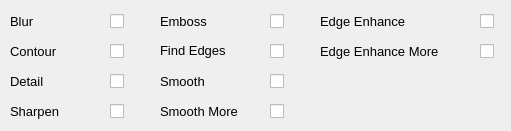
     <widget class="QWidget" name="tab_1">
      <attribute name="title">
       <string>Filters</string>
      </attribute>
      <attribute name="toolTip">
       <string>&lt;html&gt;&lt;head/&gt;&lt;body&gt;&lt;p&gt;&lt;span style=&quot; font-size:9pt;&quot;&gt;Select filters for images.&lt;/span&gt;&lt;/p&gt;&lt;/body&gt;&lt;/html&gt;</string>
      </attribute>
      <widget class="QLabel" name="label_6">
       <property name="geometry">
        <rect>
         <x>10</x>
         <y>10</y>
         <width>71</width>
         <height>22</height>
        </rect>
       </property>
       <property name="font">
        <font>
         <family>Segoe UI</family>
         <pointsize>10</pointsize>
        </font>
       </property>
       <property name="styleSheet">
        <string notr="true"/>
       </property>
       <property name="text">
        <string>Blur</string>
       </property>
      </widget>
      <widget class="QLabel" name="label_7">
       <property name="geometry">
        <rect>
         <x>10</x>
         <y>40</y>
         <width>71</width>
         <height>22</height>
        </rect>
       </property>
       <property name="font">
        <font>
         <family>Segoe UI</family>
         <pointsize>10</pointsize>
        </font>
       </property>
       <property name="styleSheet">
        <string notr="true"/>
       </property>
       <property name="text">
        <string>Contour</string>
       </property>
      </widget>
      <widget class="QLabel" name="label_8">
       <property name="geometry">
        <rect>
         <x>10</x>
         <y>70</y>
         <width>71</width>
         <height>22</height>
        </rect>
       </property>
       <property name="font">
        <font>
         <family>Segoe UI</family>
         <pointsize>10</pointsize>
        </font>
       </property>
       <property name="styleSheet">
        <string notr="true"/>
       </property>
       <property name="text">
        <string>Detail</string>
       </property>
      </widget>
      <widget class="QLabel" name="label_9">
       <property name="geometry">
        <rect>
         <x>10</x>
         <y>100</y>
         <width>71</width>
         <height>22</height>
        </rect>
       </property>
       <property name="font">
        <font>
         <family>Segoe UI</family>
         <pointsize>10</pointsize>
        </font>
       </property>
       <property name="styleSheet">
        <string notr="true"/>
       </property>
       <property name="text">
        <string>Sharpen</string>
       </property>
      </widget>
      <widget class="QLabel" name="label_10">
       <property name="geometry">
        <rect>
         <x>320</x>
         <y>10</y>
         <width>141</width>
         <height>22</height>
        </rect>
       </property>
       <property name="font">
        <font>
         <family>Segoe UI</family>
         <pointsize>10</pointsize>
        </font>
       </property>
       <property name="styleSheet">
        <string notr="true"/>
       </property>
       <property name="text">
        <string>Edge Enhance</string>
       </property>
      </widget>
      <widget class="QLabel" name="label_11">
       <property name="geometry">
        <rect>
         <x>320</x>
         <y>40</y>
         <width>141</width>
         <height>22</height>
        </rect>
       </property>
       <property name="font">
        <font>
         <family>Segoe UI</family>
         <pointsize>10</pointsize>
        </font>
       </property>
       <property name="styleSheet">
        <string notr="true"/>
       </property>
       <property name="text">
        <string>Edge Enhance More</string>
       </property>
      </widget>
      <widget class="QLabel" name="label_12">
       <property name="geometry">
        <rect>
         <x>160</x>
         <y>10</y>
         <width>91</width>
         <height>22</height>
        </rect>
       </property>
       <property name="font">
        <font>
         <family>Segoe UI</family>
         <pointsize>10</pointsize>
        </font>
       </property>
       <property name="styleSheet">
        <string notr="true"/>
       </property>
       <property name="text">
        <string>Emboss</string>
       </property>
      </widget>
      <widget class="QLabel" name="label_13">
       <property name="geometry">
        <rect>
         <x>160</x>
         <y>70</y>
         <width>91</width>
         <height>22</height>
        </rect>
       </property>
       <property name="font">
        <font>
         <family>Segoe UI</family>
         <pointsize>10</pointsize>
        </font>
       </property>
       <property name="styleSheet">
        <string notr="true"/>
       </property>
       <property name="text">
        <string>Smooth</string>
       </property>
      </widget>
      <widget class="QLabel" name="label_14">
       <property name="geometry">
        <rect>
         <x>160</x>
         <y>40</y>
         <width>91</width>
         <height>21</height>
        </rect>
       </property>
       <property name="font">
        <font>
         <family>Segoe UI</family>
         <pointsize>10</pointsize>
        </font>
       </property>
       <property name="styleSheet">
        <string notr="true"/>
       </property>
       <property name="text">
        <string>Find Edges</string>
       </property>
      </widget>
      <widget class="QLabel" name="label_15">
       <property name="geometry">
        <rect>
         <x>160</x>
         <y>100</y>
         <width>91</width>
         <height>22</height>
        </rect>
       </property>
       <property name="font">
        <font>
         <family>Segoe UI</family>
         <pointsize>10</pointsize>
        </font>
       </property>
       <property name="styleSheet">
        <string notr="true"/>
       </property>
       <property name="text">
        <string>Smooth More</string>
       </property>
      </widget>
      <widget class="QCheckBox" name="check_blur">
       <property name="geometry">
        <rect>
         <x>110</x>
         <y>10</y>
         <width>22</width>
         <height>22</height>
        </rect>
       </property>
       <property name="cursor">
        <cursorShape>PointingHandCursor</cursorShape>
       </property>
       <property name="text">
        <string/>
       </property>
      </widget>
      <widget class="QCheckBox" name="check_contour">
       <property name="geometry">
        <rect>
         <x>110</x>
         <y>40</y>
         <width>22</width>
         <height>22</height>
        </rect>
       </property>
       <property name="cursor">
        <cursorShape>PointingHandCursor</cursorShape>
       </property>
       <property name="text">
        <string/>
       </property>
      </widget>
      <widget class="QCheckBox" name="check_detail">
       <property name="geometry">
        <rect>
         <x>110</x>
         <y>70</y>
         <width>22</width>
         <height>22</height>
        </rect>
       </property>
       <property name="cursor">
        <cursorShape>PointingHandCursor</cursorShape>
       </property>
       <property name="text">
        <string/>
       </property>
      </widget>
      <widget class="QCheckBox" name="check_sharpen">
       <property name="geometry">
        <rect>
         <x>110</x>
         <y>100</y>
         <width>22</width>
         <height>22</height>
        </rect>
       </property>
       <property name="cursor">
        <cursorShape>PointingHandCursor</cursorShape>
       </property>
       <property name="text">
        <string/>
       </property>
      </widget>
      <widget class="QCheckBox" name="check_emboss">
       <property name="geometry">
        <rect>
         <x>270</x>
         <y>10</y>
         <width>22</width>
         <height>22</height>
        </rect>
       </property>
       <property name="cursor">
        <cursorShape>PointingHandCursor</cursorShape>
       </property>
       <property name="text">
        <string/>
       </property>
      </widget>
      <widget class="QCheckBox" name="check_find_edges">
       <property name="geometry">
        <rect>
         <x>270</x>
         <y>40</y>
         <width>22</width>
         <height>22</height>
        </rect>
       </property>
       <property name="cursor">
        <cursorShape>PointingHandCursor</cursorShape>
       </property>
       <property name="text">
        <string/>
       </property>
      </widget>
      <widget class="QCheckBox" name="check_smooth">
       <property name="geometry">
        <rect>
         <x>270</x>
         <y>70</y>
         <width>22</width>
         <height>22</height>
        </rect>
       </property>
       <property name="cursor">
        <cursorShape>PointingHandCursor</cursorShape>
       </property>
       <property name="text">
        <string/>
       </property>
      </widget>
      <widget class="QCheckBox" name="check_smooth_more">
       <property name="geometry">
        <rect>
         <x>270</x>
         <y>100</y>
         <width>22</width>
         <height>22</height>
        </rect>
       </property>
       <property name="cursor">
        <cursorShape>PointingHandCursor</cursorShape>
       </property>
       <property name="text">
        <string/>
       </property>
      </widget>
      <widget class="QCheckBox" name="check_edge_enhance">
       <property name="geometry">
        <rect>
         <x>480</x>
         <y>10</y>
         <width>22</width>
         <height>22</height>
        </rect>
       </property>
       <property name="cursor">
        <cursorShape>PointingHandCursor</cursorShape>
       </property>
       <property name="text">
        <string/>
       </property>
      </widget>
      <widget class="QCheckBox" name="check_edge_enhance_more">
       <property name="geometry">
        <rect>
         <x>480</x>
         <y>40</y>
         <width>22</width>
         <height>22</height>
        </rect>
       </property>
       <property name="cursor">
        <cursorShape>PointingHandCursor</cursorShape>
       </property>
       <property name="text">
        <string/>
       </property>
      </widget>
     </widget>
